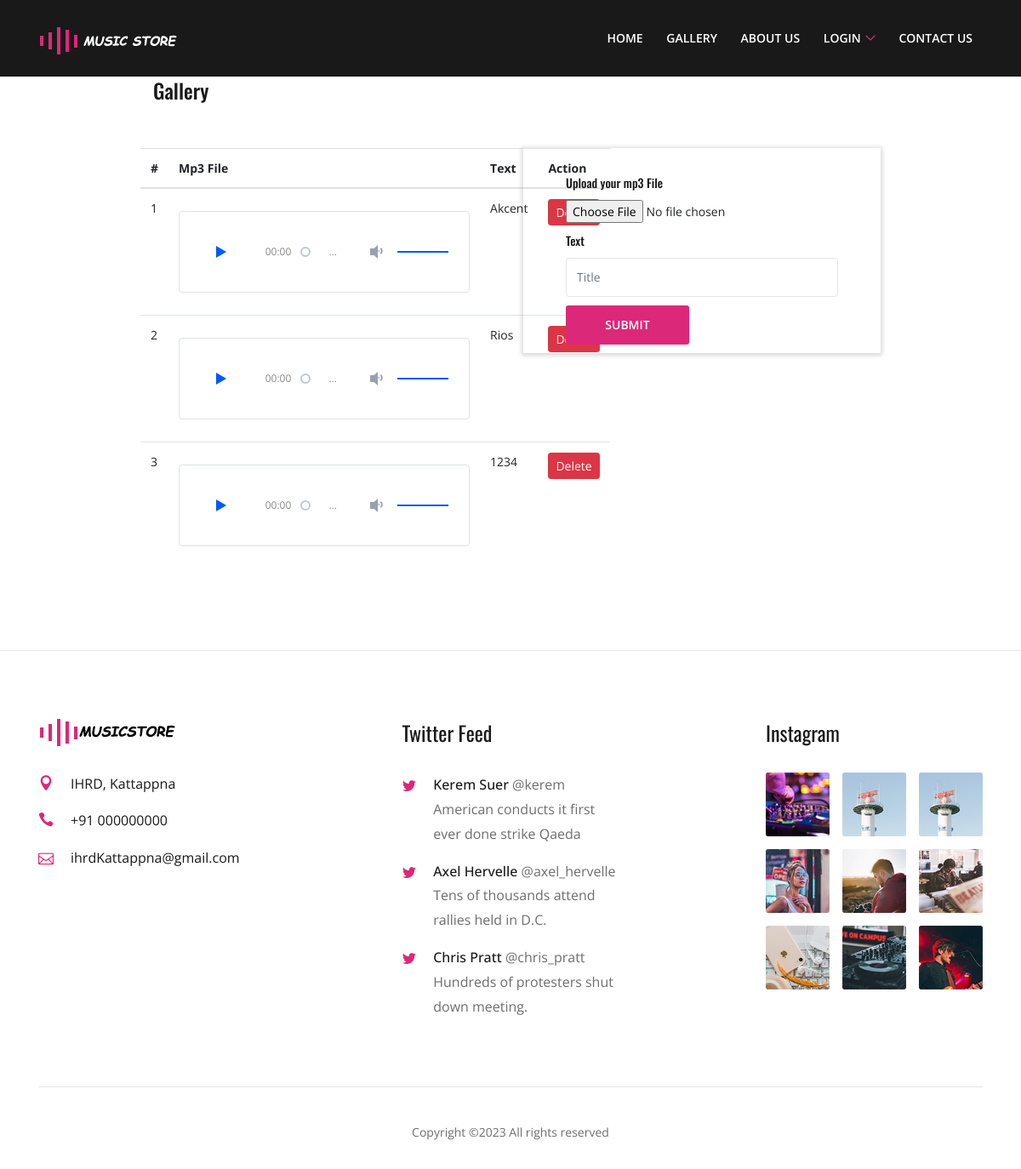
Screenshot of /admin-podcast with the database file from the repository.
### frontend/models.py (models this page shows, shortened)
class Podcast(models.Model):
    id = models.AutoField(primary_key=True, null=False)
    streaming_file = models.TextField(null=True)
    text = models.CharField(max_length=100, null=True)

### frontend/views.py (the view, shortened to what this page needs)
# urls.py: path('admin-podcast', views.admin_podcast, name='admin-podcast'),
def admin_podcast(request):
    form = PodcastForm()
    context = {'form': form,'podcast': Podcast.objects.filter()}
    return render(request, 'admin-podcast.html', context )

### frontend/forms.py
class PodcastForm(forms.Form):
    music_file = forms.FileField(validators=[FileExtensionValidator(['mp3'])])
    text = forms.CharField(max_length=100, widget=forms.TextInput(
        attrs={'autocomplete': 'off', 'class': 'form-control', 'placeholder': 'Title'}))

### frontend/templates/admin-podcast.html (shortened to what this page needs)
{% load static %}
{% include "includes/header.html" %}
<section class="blog-details-area section-padding-0-80">
    <div class="container-fluid">
        <div class="post-details-text">
            <div class="row justify-content-center">
                <div class="col-12 col-md-12 col-lg-9">
                    <div class="col-12">
                        <div class="section-heading text-left">
                            <h4 class="widget-title">Gallery</h4>
                        </div>
                    </div>
                    <div class="row">
                        <div class="col-6">
                            {% if podcast|length > 0 %}
                            <table class="table">
                                <thead>
                                <tr>
                                    <th scope="col">#</th>
                                    <th scope="col">Mp3 File</th>
                                    <th scope="col" >Text</th>
                                    <th scope="col">Action</th>
                                </tr>
                                </thead>
                                <tbody>
                                {% for i in podcast %}
                                <tr>
                                    <td>{{ forloop.counter }}</td>
<td>
</td>
                                    <td>{{ i.text }}</td>
                                    <td><a href="/admin-custom-delete/{{ i.id }}/podcast"
                                           class="btn btn-danger btn-sm">Delete</a></td>
                                </tr>
                                {% endfor %}
                                </tbody>
                            </table>
                            {% else %}
                            <b>No mp3 added</b>
                            {% endif %}
                        </div>
                        <div class="col-6">
                            <div class="event-search-content">
                                <form action="" class="search-form" method="POST" enctype="multipart/form-data"
                                      novalidate>
                                    <div class="row align-items-end">
                                        <div class="col-lg-12">
                                            <div class="form-group">
                                                <label for="{{ form.music_file.id_for_label }}">Upload your mp3 File</label>
                                                {{ form.music_file }}
                                            </div>
                                        </div>
                                        <div class="col-lg-12">
                                            <div class="form-group">
                                                <label for="{{ form.text.id_for_label }}">Text</label>
                                                {{ form.text }}
                                            </div>
                                        </div>
                                        <div class="col-lg-12">
                                            <div class="form-group text-left">
                                                <button type="submit" class="btn razo-btn w-40">Submit</button>
                                            </div>
                                        </div>
                                    </div>
                                </form>
                            </div>
                        </div>
                    </div>
                </div>
            </div>
        </div>
    </div>
</section>
{% include "includes/footer.html" %}

### static/css/style.css (style rules this page uses)
* { margin: 0; padding: 0; }
body { font-family: "Open Sans", sans-serif; font-weight: 400; font-size: 14px; position: relative; z-index: auto; }
h1, h2, h3, h4, h5, h6 { font-family: "Oswald", sans-serif; color: #191919; line-height: 1.4; font-weight: 500; }
a, a:active, a:focus, a:hover { font-family: "Open Sans", sans-serif; color: #191919; text-decoration: none; -webkit-transition-duration: 500ms; -o-transition-duration: 500ms; transition-duration: 500ms; outline: none; font-size: 16px; font-weight: 500; }
.section-padding-0-80 { padding-top: 0; padding-bottom: 80px; }
.section-heading { position: relative; z-index: 1; margin-bottom: 50px; }
.razo-btn { position: relative; z-index: 1; min-width: 145px; height: 46px; line-height: 46px; font-size: 14px; font-weight: 600; display: inline-block; padding: 0 30px; text-align: center; text-transform: uppercase; background-color: #dc2878; color: #ffffff; border: none; border-radius: 3px; -webkit-transition-duration: 500ms; -o-transition-duration: 500ms; transition-duration: 500ms; }
.blog-details-area { position: relative; z-index: 1; }
.event-search-content { position: relative; z-index: 1; padding: 30px 50px 0; box-shadow: 0 1px 5px 2px rgba(0, 0, 0, 0.15); }
.event-search-content form { position: relative; z-index: 1; }
.event-search-content form .form-group { position: relative; z-index: 1; margin-bottom: 10px; }
.event-search-content form .form-group label { font-size: 14px; color: #191919; display: block; margin-bottom: 10px; font-weight: 500; font-family: "Oswald", sans-serif; }
.event-search-content form .form-group .form-control { width: 100%; height: 46px; border: 1px solid #e5e5e5; font-size: 14px; color: #a6a6a6; }

### static/css/default-assets/classy-nav.css (style rules this page uses)
.justify-content-center { -webkit-box-pack: center; -ms-flex-pack: center; justify-content: center; }

### rows the page displays
Podcast: text "Akcent"
Podcast: text "Rios"
Podcast: text "1234"
